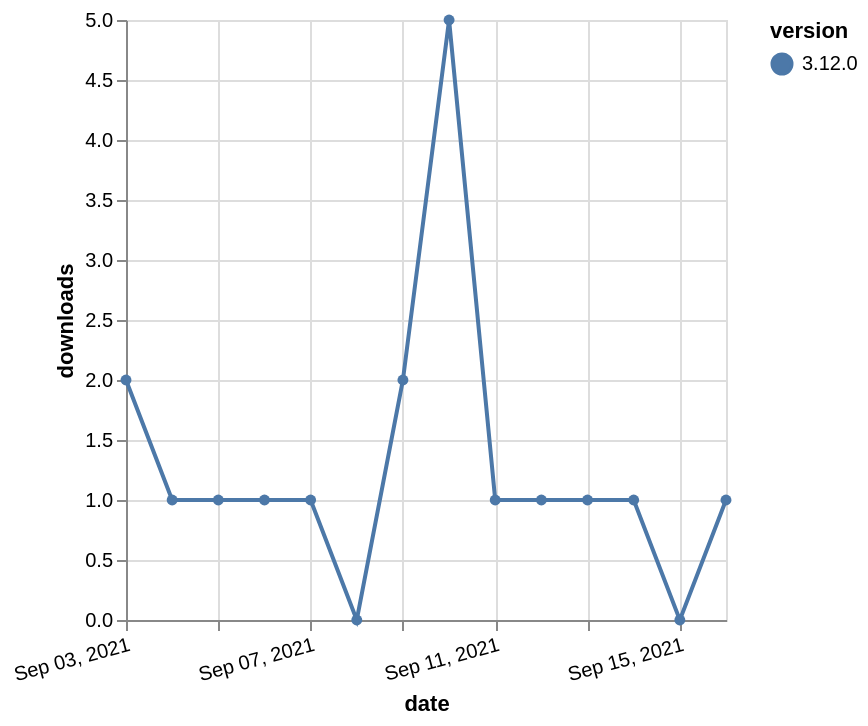

Describe this chart as a Vega-Lite specification.
### Vega-Lite specification from a JSON file in a GitHub repository (floating-point values rounded to 4 significant figures)
{"$schema": "https://vega.github.io/schema/vega-lite/v5.json", "description": "A simple bar chart with embedded data.", "data": {"values": [{"date": "2021-09-03", "total": 506, "delta": 2, "version": "3.12.0"}, {"date": "2021-09-04", "total": 507, "delta": 1, "version": "3.12.0"}, {"date": "2021-09-05", "total": 508, "delta": 1, "version": "3.12.0"}, {"date": "2021-09-06", "total": 509, "delta": 1, "version": "3.12.0"}, {"date": "2021-09-07", "total": 510, "delta": 1, "version": "3.12.0"}, {"date": "2021-09-08", "total": 510, "delta": 0, "version": "3.12.0"}, {"date": "2021-09-09", "total": 512, "delta": 2, "version": "3.12.0"}, {"date": "2021-09-10", "total": 517, "delta": 5, "version": "3.12.0"}, {"date": "2021-09-11", "total": 518, "delta": 1, "version": "3.12.0"}, {"date": "2021-09-12", "total": 519, "delta": 1, "version": "3.12.0"}, {"date": "2021-09-13", "total": 520, "delta": 1, "version": "3.12.0"}, {"date": "2021-09-14", "total": 521, "delta": 1, "version": "3.12.0"}, {"date": "2021-09-15", "total": 521, "delta": 0, "version": "3.12.0"}, {"date": "2021-09-16", "total": 522, "delta": 1, "version": "3.12.0"}]}, "width": "container", "mark": {"type": "line", "point": {"filled": true}}, "encoding": {"x": {"field": "date", "type": "temporal", "timeUnit": "yearmonthdate", "title": "date", "axis": {"labelAngle": -15}}, "y": {"field": "delta", "type": "quantitative", "title": "downloads"}, "color": {"field": "version", "type": "nominal"}, "tooltip": {"field": "delta"}}}
